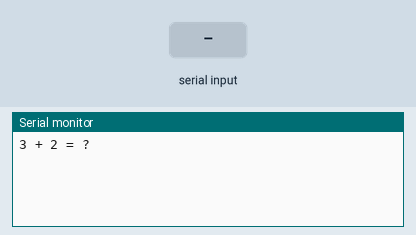
A sketch run on a simulated Arduino Uno, built with avr-gcc and run on an emulated ATmega328P. On the bench: the last lines printed to the serial monitor. Inputs (shaded band) come from the test bench.

Above: at 1.2 s.
1.3 s: "1\n" received over Serial
At 1.8 s:
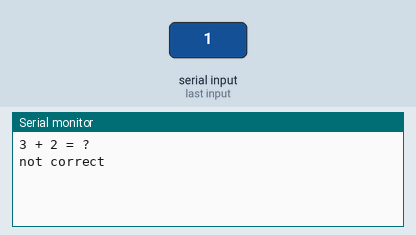
2.8 s: byte 53 (answer) received over Serial
At 4.1 s:
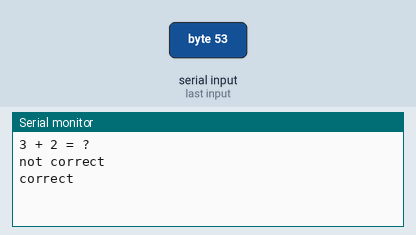

The sketch:

MOBIT_SERIAL_EXAMPLE03.ino
```cpp
#define answer 53 // 아스키 코드 5

void setup() {
  Serial.begin(9600); // 말하는 속도 조절
  Serial.println("3 + 2 = ?");
}

void loop() {
  if(Serial.available()) { // 어떤 소리가 들려오면
    int a = Serial.read(); // 소리를 듣고 저장한다.

    if(a == answer){ // 올바른 정답을 입력했을 때
      Serial.println("correct");
    }
    else if(a == 10){ // 쓰레기 값 처리
    }
    else{ // 오답을 입력했을 때
      Serial.println("not correct");
    }

  }
}
```

Measured:
- after the input at 1.3 s, the serial monitor: prints a new line at once (image 1)
- after the input at 2.8 s, the serial monitor: prints a new line at once (image 2)
